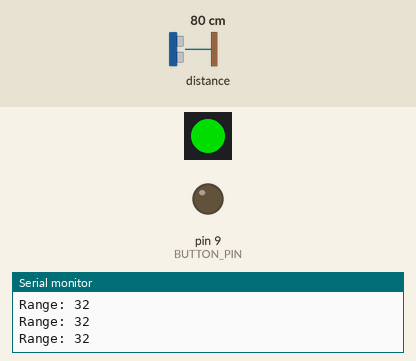
The sketch below on a simulated Arduino Uno, built with avr-gcc and run on an emulated ATmega328P. On the bench: 1 RGB LEDs in strip order, left to right, output pins drawn as LEDs (lit = HIGH), the last lines printed to the serial monitor. The inputs (shaded band) are chosen by the test bench; at power-on: distance to the obstacle 80 cm. Dim RGB values are drawn brighter than linear.

Above: at 1.2 s.
1.3 s: distance to the obstacle set to 29 cm
4.3 s: distance to the obstacle set to 23 cm
At 5.5 s:
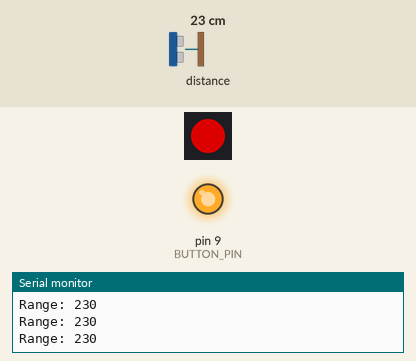
5.8 s: distance to the obstacle set to 11 cm
7.3 s: distance to the obstacle set to 8 cm
At 8.5 s:
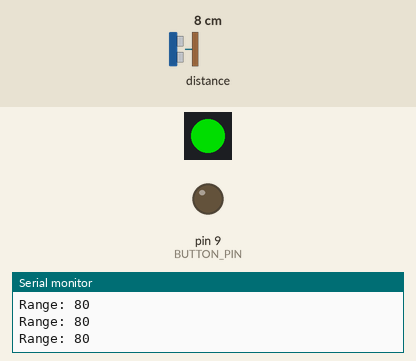
8.8 s: distance to the obstacle set to 18 cm
At 10.1 s:
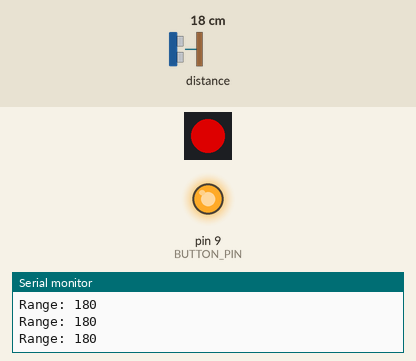
Timing chart, 0 to 11.3 s (numbered marks = the images above; inputs shaded):
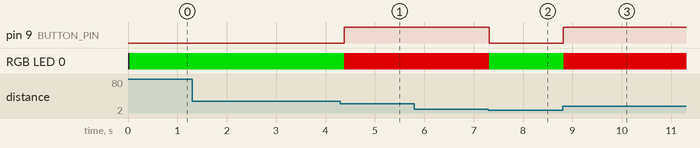

The sketch:

Head_Control_Button_vl6180x.ino
```cpp
#include <Wire.h>
#include "Adafruit_VL6180X.h"
#include <Adafruit_NeoPixel.h>

#define PIN         0
#define NUMPIXELS   1
#define BUTTON_PIN  9

Adafruit_VL6180X vl = Adafruit_VL6180X();
Adafruit_NeoPixel pixels(NUMPIXELS, PIN, NEO_GRB + NEO_KHZ800);

void setup() {
  Serial.begin(115200);

  pinMode(BUTTON_PIN, OUTPUT);

  pixels.begin();
  pixels.clear(); // Set all pixel colors to 'off'

  Serial.println("Adafruit VL6180x test!");
  if (! vl.begin()) {
    Serial.println("Failed to find sensor");
    while (1);
  }
  Serial.println("Sensor found!");
}

void loop() {
  float lux = vl.readLux(VL6180X_ALS_GAIN_5);

  uint8_t range = vl.readRange();
  uint8_t status = vl.readRangeStatus();

  if (status == VL6180X_ERROR_NONE) {
    Serial.print("Range: ");
    Serial.println(range);

    if (range >= 100) {
      digitalWrite(BUTTON_PIN, HIGH);
      pixels.setPixelColor(0, pixels.Color(150, 0, 0));
    } else {
      digitalWrite(BUTTON_PIN, LOW);
      pixels.setPixelColor(0, pixels.Color(0, 150, 0));
    }
  } else {
    digitalWrite(BUTTON_PIN, HIGH);
    pixels.setPixelColor(0, pixels.Color(150, 0, 0));
  }

  pixels.show();
  delay(50);
}
```

Measured:
- the behaviour switches between 26 and 25 cm on distance to the obstacle (found by bisection; images 0 and 1)
- the behaviour switches between 10 and 9 cm on distance to the obstacle (found by bisection; images 1 and 2)
- after the input at 4.3 s, pin 9 (BUTTON_PIN): LOW → HIGH after 0.08 s; RGB LED 0: RGB(0, 150, 0) → RGB(150, 0, 0) after 0.08 s
- after the input at 7.3 s, pin 9 (BUTTON_PIN): HIGH → LOW at once; RGB LED 0: RGB(150, 0, 0) → RGB(0, 150, 0) at once
- after the input at 8.8 s, pin 9 (BUTTON_PIN): LOW → HIGH at once; RGB LED 0: RGB(0, 150, 0) → RGB(150, 0, 0) at once
